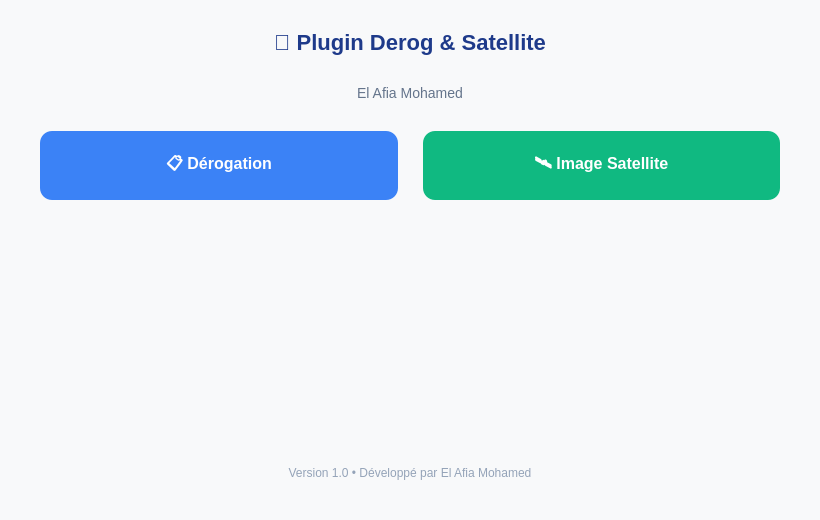
<?xml version="1.0" encoding="UTF-8"?>
<ui version="4.0">
 <class>DerogSatellitePluginDialogBase</class>
 <widget class="QDialog" name="DerogSatellitePluginDialogBase">
  <property name="geometry">
   <rect>
    <x>0</x>
    <y>0</y>
    <width>820</width>
    <height>520</height>
   </rect>
  </property>
  <property name="minimumSize">
   <size>
    <width>700</width>
    <height>480</height>
   </size>
  </property>
  <property name="windowTitle">
   <string>DerogSatellite Plugin - El Afia Mohamed _Kamate Boba Fousseiny
</string>
  </property>
  <property name="styleSheet">
   <string notr="true">
    QDialog {
        background-color: #f8f9fa;
    }
    QLabel#titleLabel {
        font-size: 22px;
        font-weight: bold;
        color: #1e3a8a;
    }
    QPushButton {
        font-size: 16px;
        font-weight: 600;
        padding: 20px;
        border-radius: 12px;
        border: none;
    }
    QPushButton:hover {
        opacity: 0.9;
    }
    QPushButton:pressed {
        padding-top: 22px;
        padding-bottom: 18px;
    }
   </string>
  </property>

  <layout class="QVBoxLayout" name="mainLayout">
   <property name="spacing">
    <number>30</number>
   </property>
   <property name="leftMargin">
    <number>40</number>
   </property>
   <property name="topMargin">
    <number>30</number>
   </property>
   <property name="rightMargin">
    <number>40</number>
   </property>
   <property name="bottomMargin">
    <number>40</number>
   </property>

   <!-- Header -->
   <item>
    <widget class="QLabel" name="titleLabel">
     <property name="text">
      <string>🚀 Plugin Derog &amp; Satellite</string>
     </property>
     <property name="alignment">
      <set>Qt::AlignCenter</set>
     </property>
    </widget>
   </item>

   <item>
    <widget class="QLabel" name="subtitleLabel">
     <property name="text">
      <string>El Afia Mohamed</string>
     </property>
     <property name="alignment">
      <set>Qt::AlignCenter</set>
     </property>
     <property name="styleSheet">
      <string notr="true">color: #64748b; font-size: 14px;</string>
     </property>
    </widget>
   </item>

   <!-- Buttons -->
   <item>
    <layout class="QHBoxLayout" name="buttonsLayout">
     <property name="spacing">
      <number>25</number>
     </property>

     <!-- Bouton Derogation -->
     <item>
      <widget class="QPushButton" name="btnDerogation">
       <property name="text">
        <string>📋 Dérogation</string>
       </property>
       <property name="minimumHeight">
        <number>120</number>
       </property>
       <property name="styleSheet">
        <string notr="true">
         background-color: #3b82f6;
         color: white;
        </string>
       </property>
      </widget>
     </item>

     <!-- Bouton Satellite -->
     <item>
      <widget class="QPushButton" name="btnSat">
       <property name="text">
        <string>🛰️ Image Satellite</string>
       </property>
       <property name="minimumHeight">
        <number>120</number>
       </property>
       <property name="styleSheet">
        <string notr="true">
         background-color: #10b981;
         color: white;
        </string>
       </property>
      </widget>
     </item>
    </layout>
   </item>

   <!-- Espace flexible -->
   <item>
    <spacer name="verticalSpacer">
     <property name="orientation">
      <enum>Qt::Vertical</enum>
     </property>
     <property name="sizeHint" stdset="0">
      <size>
       <width>20</width>
       <height>40</height>
      </size>
     </property>
    </spacer>
   </item>

   <!-- Footer -->
   <item>
    <widget class="QLabel" name="footerLabel">
     <property name="text">
      <string>Version 1.0 • Développé par El Afia Mohamed</string>
     </property>
     <property name="alignment">
      <set>Qt::AlignCenter</set>
     </property>
     <property name="styleSheet">
      <string notr="true">color: #94a3b8; font-size: 12px;</string>
     </property>
    </widget>
   </item>
  </layout>
 </widget>
 <resources/>
 <connections/>
</ui>
